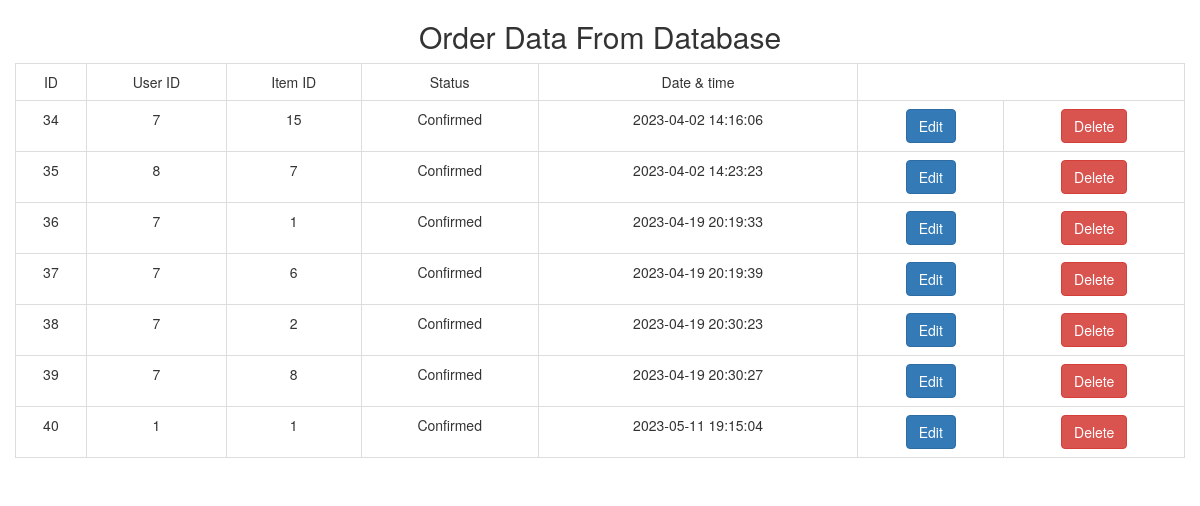
The app's page /Admin/adusit.php with its own data.
### tables this page shows
CREATE TABLE `user_item` (
  `id` int(11) NOT NULL,
  `user_id` int(11) NOT NULL,
  `item_id` int(11) NOT NULL,
  `status` enum('Added to cart','Confirmed','','') NOT NULL,
  `date_time` datetime NOT NULL DEFAULT current_timestamp()
);

### Admin/config/funusitem.php (called while the page is built)
<?php
  require_once 'db.php';
  function dispaly_data(){
    global $con;
    $query = "select * from user_item";
    $result = mysqli_query($con,$query);
    return $result;
  }
?>

### Admin/adusit.php (the view, shortened to what this page needs)
<?php
require_once 'config/db.php';
require_once 'config/funusitem.php';
$result = dispaly_data();
?>
<!DOCTYPE html>
<html lang="en">
<head>
  <link rel="stylesheet" href="bootstrap.min.css">
</head>
<body class="bg-dark">
    <div class="container">
      <div class="row mt-5">
        <div class="col">
          <div class="card mt-5">
            <div class="card-header">
              <h2 class="display-6 text-center">Order Data From Database</h2>
            </div>
            <div class="card-body">
              <table class="table table-bordered text-center">
                <tr class="bg-dark text-white">
                  <td> ID </td>
                  <td> User ID </td>
                  <td> Item ID </td>
                  <td> Status </td>
                  <td> Date & time </td>
                </tr>
                <tr>
                <?php
                  while($row = mysqli_fetch_assoc($result))
                  {
                ?>
                  <td><?php echo $row['id']; ?></td>
                  <td><?php echo $row['user_id']; ?></td>
                  <td><?php echo $row['item_id']; ?></td>
                  <td><?php echo $row['status']; ?></td>
                  <td><?php echo $row['date_time']; ?></td>
                  <td><a href="#" class="btn btn-primary">Edit</a></td>
                  <td><a href="#" class="btn btn-danger">Delete</a></td>
                </tr>
                <?php
                  }
                ?>
              </table>
            </div>
          </div>
        </div>
      </div>
    </div>
</body>
</html>

### records on screen
user_item: id "34", user "7", item "15", status "Confirmed", date_time "2023-04-02 14:16:06"
user_item: id "35", user "8", item "7", status "Confirmed", date_time "2023-04-02 14:23:23"
user_item: id "36", user "7", item "1", status "Confirmed", date_time "2023-04-19 20:19:33"
user_item: id "37", user "7", item "6", status "Confirmed", date_time "2023-04-19 20:19:39"
user_item: id "38", user "7", item "2", status "Confirmed", date_time "2023-04-19 20:30:23"
user_item: id "39", user "7", item "8", status "Confirmed", date_time "2023-04-19 20:30:27"
user_item: id "40", user "1", item "1", status "Confirmed", date_time "2023-05-11 19:15:04"
